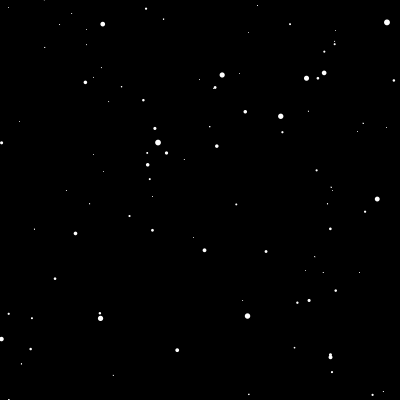
Frame 1 (no input)
Frame 60 (the mouse pressed at the canvas centre just before this capture): identical to frame 1, image omitted
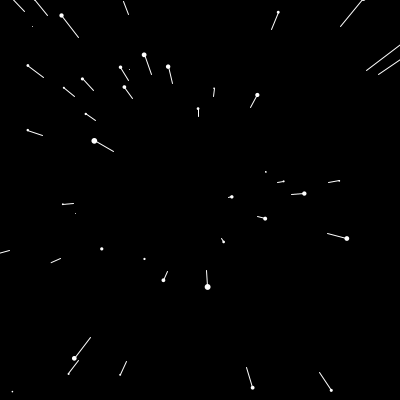
Frame 120 (the mouse held since frame 60 and released just before this capture)

The Processing sketch that drew these frames (run headless with seeded random() and noise(); from frame 60 on, the mouse is pressed at the canvas centre):

// Processing sketch: Challenge_1
// ── Challenge_1.pde
Star[] stars = new Star[1000];
float speed = 1;

void setup(){
  size(400, 400);
  for (int i = 0; i < stars.length; i++){
    stars[i] = new Star();
  }
}

void draw(){
  background(0);
  translate(width/2, height/2);
  speed = map(mouseX, 0, width, 0, 50);
  for (int i = 0; i < stars.length; i++){
    stars[i].update();
    stars[i].show();
  }
}

// ── Star.pde
class Star {
  float x;
  float y;
  float z;
  float pz;
  
  Star(){
    x = random(-width, width);
    y = random(-height, height);
    z = random(width);
    pz = z;
  }
  
  void update(){
    pz = z;
    z = z - speed;
    if (z < 1) {
      x = random(-width, width);
      y = random(-height, height);
      z = random(width);
      pz = z;
    }
  }
  
  void show(){
    fill(255);
    noStroke();
    float sx = map(x/z, 0, 1, 0, width);
    float sy = map(y/z, 0, 1, 0, height);
    float px = map(x/pz, 0, 1, 0, width);
    float py = map(y/pz, 0, 1, 0, height);
    float r = map(z, 0, width, 8, 0);
    ellipse(sx, sy, r, r);
    
    stroke(255);
    line(px, py, sx, sy);
  }
}
